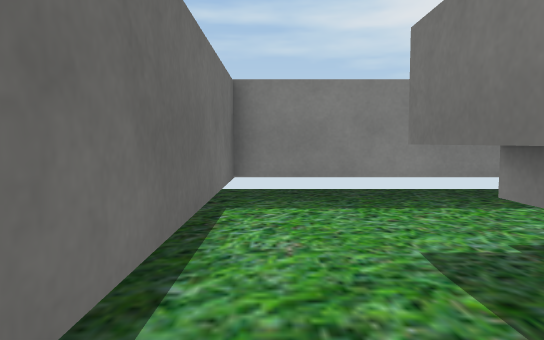
View 1 (above)

16 first-person views from a walk through a Unity game level. The camera is 0.58 m above the floor, tilts 4° down and sees 70° across. The floor is counted in squares, 0.5 m on a side. Each view is taken from the middle of a square. On the plan, view 1 faces up. The plan holds only what a view shows up to about 15 squares ahead; the rest is blank. Some surface patterns are stand-ins.

View 2
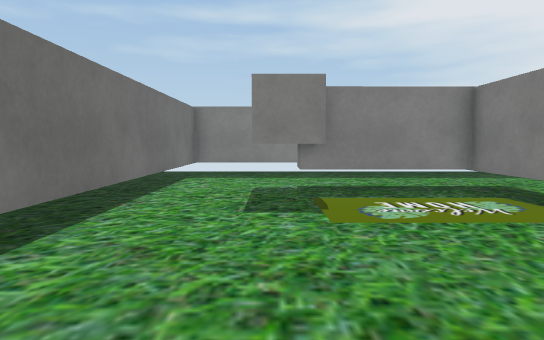

View 3
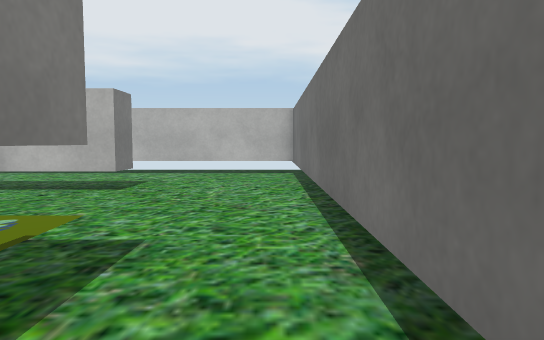

View 4
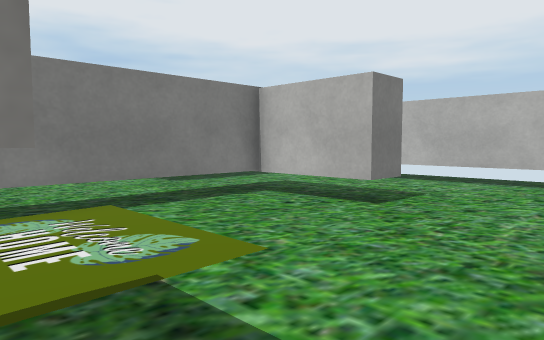

View 5
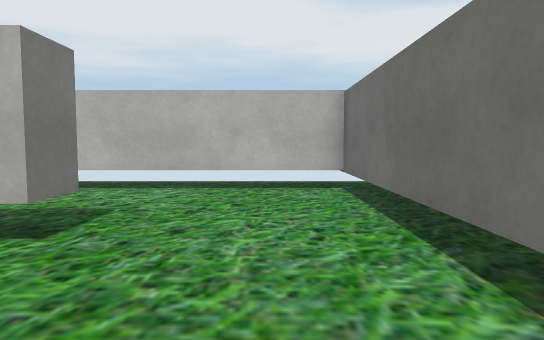

View 6
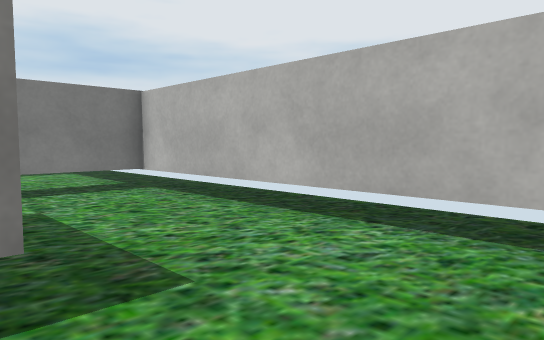

View 7
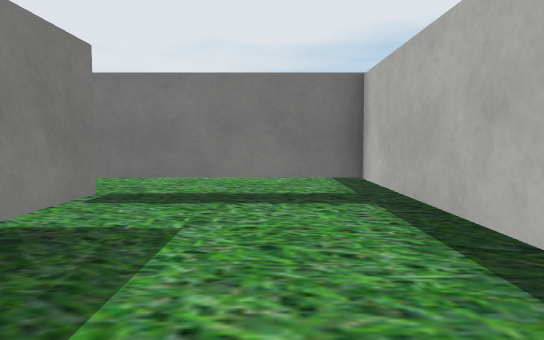

View 8
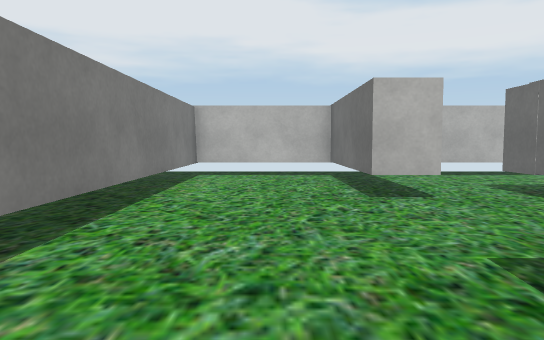

View 9
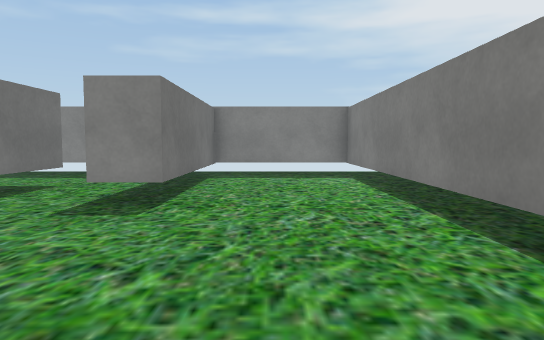

View 10
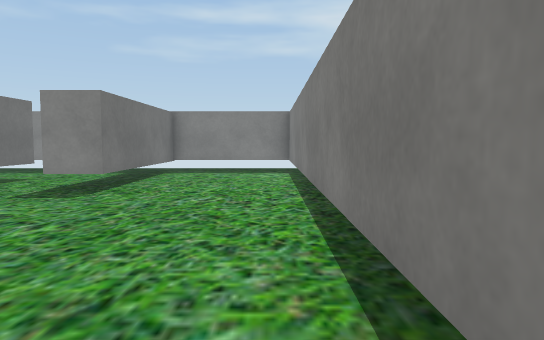

View 11
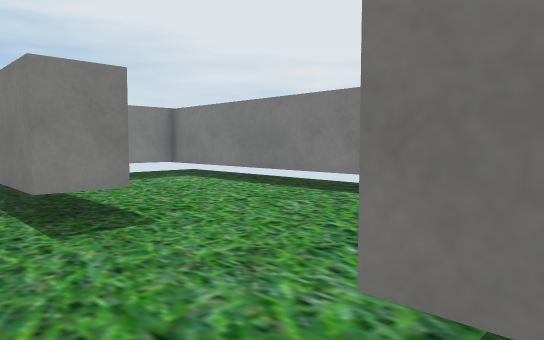

View 12
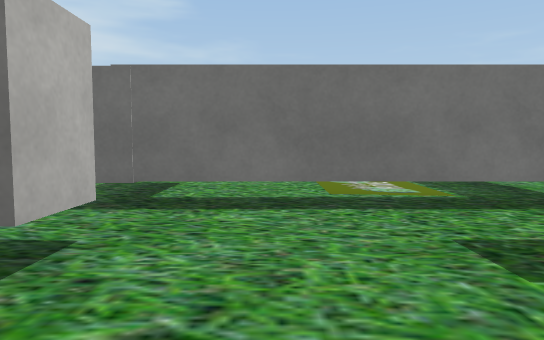

View 13
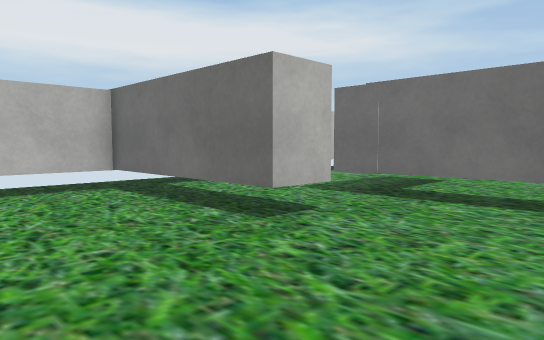

View 14
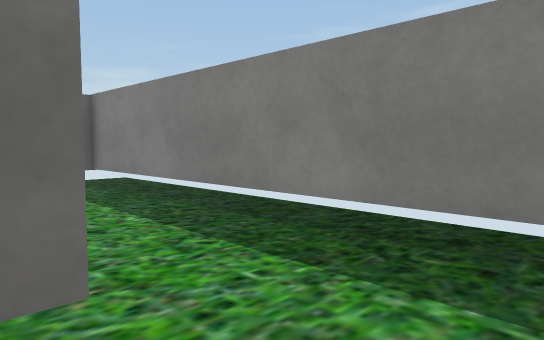

View 15
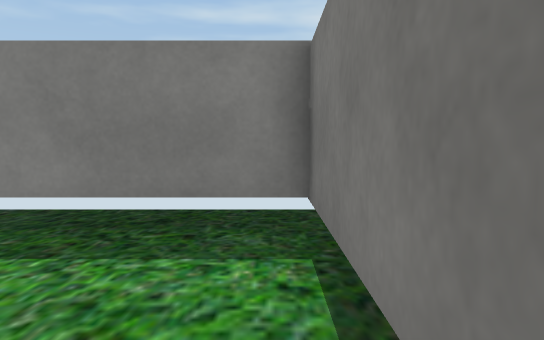

View 16
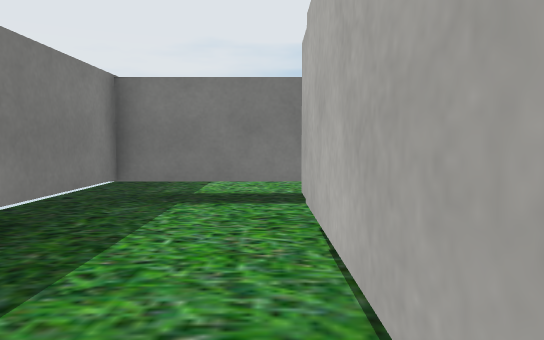

### Floor plan
Key: @ floor where view 1 was taken; # wall or solid block; . main floor; : floor 0.05 m higher than the main floor; T thing the floor can be seen under or through; O other object.
Columns run from 1 left of view 1 to 17 right of it. Each row starts with its distance up from view 1.
  8 ###################
  7 #...........TT....#
  6 #...........TT....#
  5 #...........TT....#
  4 #..OTTTTTT..TT....#
  3 #..O ...TT..TT....#
  2 #..OO...TT..TT....#
  1 #.......TT..TT....#
  0 #@..::::TT........#
 -1 #.......TT........#
 -2 #.......TT........#
 -3 #.......TT........#
 -4 #.......TT..TT....#
 -5 #....TTTTT..TT....#
 -6 #...........TT....#
 -7 #...........TT....#
 -8 #...........TT....#
 -9 #...........TT....#
-10 ###################

Positions as (right, up) in squares from view 1, and headings:
1: (0, 0), facing up
2: (2, -6), facing up
3: (0, 5), facing down
4: (0, 2), facing down-right
5: (1, 0), facing down
6: (1, -5), facing down-right
7: (3, -8), facing right
8: (14, 4), facing down
9: (14, -6), facing up
10: (16, -8), facing up
11: (9, -5), facing up-right
12: (15, -2), facing left
13: (16, 0), facing down-left
14: (10, 4), facing up-left
15: (10, 3), facing up
16: (3, 5), facing right
